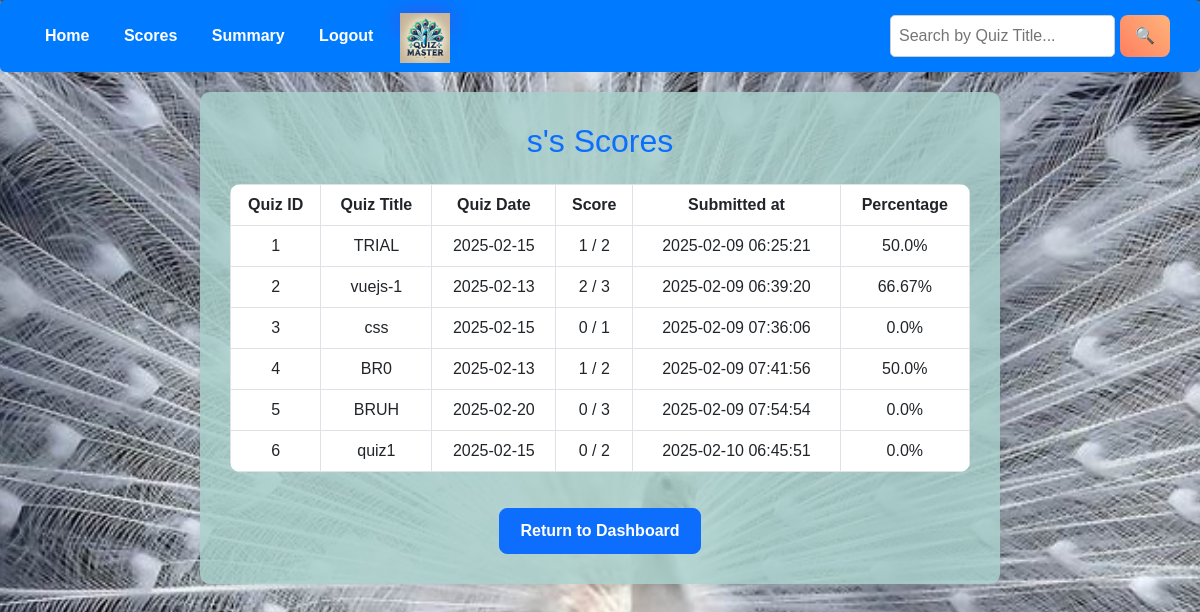
/scores (signed in), run on an earlier commit of the app's database.
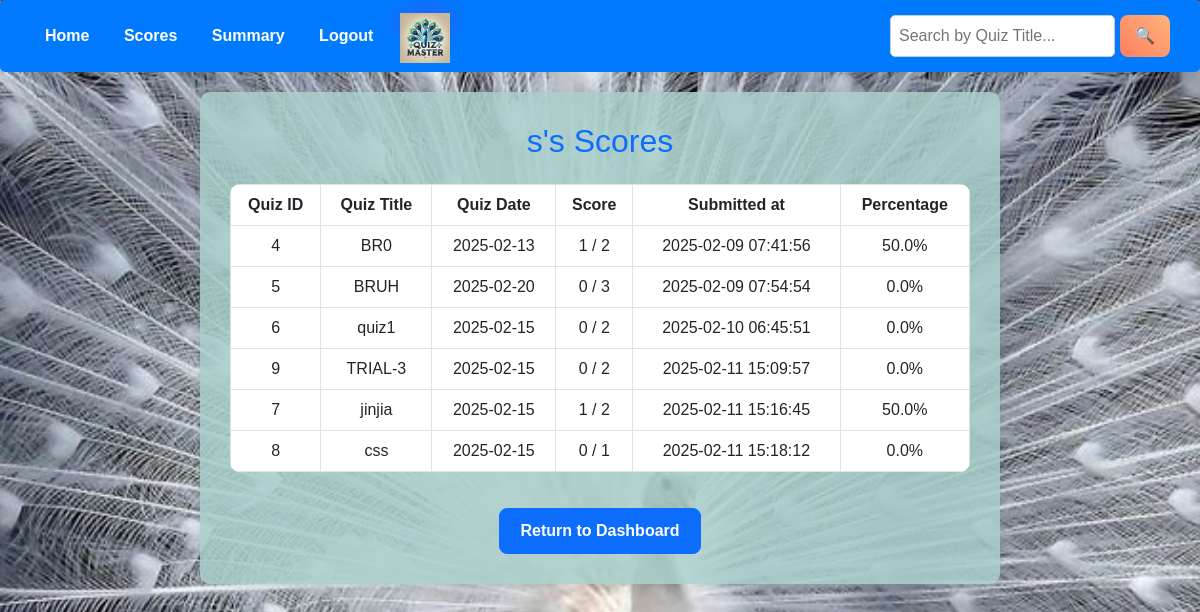
And on a later commit of the database.
### model/model.py (models this page shows)
class User(db.Model):
    __tablename__ = "users"
    id = db.Column(db.Integer, primary_key=True)
    username = db.Column(db.String(50), nullable=False, unique = True)
    email = db.Column(db.String(50), nullable=False, unique = True)
    password = db.Column(db.String(50), nullable=False)
    roles = db.Column(db.String(10), nullable=False, default="Student")  # 'admin' or 'student'
    scores = db.relationship("Score", back_populates="user")

class Score(db.Model):
    __tablename__ = "scores"
    id = db.Column(db.Integer, primary_key=True)
    user_id = db.Column(db.Integer, db.ForeignKey("users.id"), nullable=False)
    quiz_id = db.Column(db.Integer, db.ForeignKey("quizzes.id"), nullable=False)
    score = db.Column(db.Integer, nullable=False)
    max_score = db.Column(db.Integer, nullable=False)
    percent = db.Column(db.Float, nullable=False)
    submitted_at = db.Column(db.DateTime, default=datetime)  # New timestamp field
    user = db.relationship("User", back_populates="scores")
    quiz = db.relationship("Quiz")

class Quiz(db.Model):
    __tablename__ = "quizzes"
    id = db.Column(db.Integer, primary_key=True)
    title = db.Column(db.String(100), nullable=False)
    chapter_id = db.Column(db.Integer, db.ForeignKey("chapters.id"), nullable=False)
    date = db.Column(db.Date, nullable=False)
    time = db.Column(db.Time, nullable=False)
    duration = db.Column(db.Integer, nullable=False)
    rules = db.Column(db.String(500), nullable=True)
    chapter = db.relationship("Chapter", back_populates="quizzes")
    questions = db.relationship("Question", back_populates="quiz", cascade="all, delete-orphan")
    scores = db.relationship("Score", back_populates="quiz", cascade="all, delete-orphan")
    user_responses = db.relationship("UserResponse", cascade="all, delete-orphan")

### controllers/controllers.py (the view)
@controllers.route("/scores")
def scores():
    user_id = session.get("user_id")
    user = User.query.get(session['user_id']) #as the user_id changes only when logged out
    search_query = request.args.get("search_quiz", "").strip()  # Get the search term
    print(search_query)
    q = (
        db.session.query(Quiz.id.label("quiz_id"), Quiz.title.label("quiz_title"),Quiz.date.label("quiz_date"), Score.score, Score.max_score, Score.percent, Score.submitted_at)
        .join(Score, Score.quiz_id == Quiz.id)
        .filter(Score.user_id == user_id)
    ) #Limitation : If the quiz is deleted by admin the user can't view their scores
    if search_query:
        q = q.filter(Quiz.title.ilike(f"%{search_query}%"))  # Case-insensitive search
    user_scores = q
    print (user_scores)
    return render_template("scores.html", user_scores=user_scores, user = user , search_query=search_query)

### templates/scores.html (shortened to what this page needs)
<!DOCTYPE html>
<html lang="en">
<head>
    <link href="https://cdn.jsdelivr.net/npm/bootstrap@5.3.0/dist/css/bootstrap.min.css" rel="stylesheet">
</head>
<body>
    <div class="nav-bar">
        <div>
            <a href="{{ url_for('controllers.user_dashboard') }}">Home</a>
            <a href="{{ url_for('controllers.scores') }}">Scores</a>
            <a href="{{ url_for('controllers.user_summary') }}">Summary</a>
            <a href="{{ url_for('controllers.logout_user') }}">Logout</a>
        </div>
        <header class="logo">
            <img src="{{ url_for('static', filename='images/logo.png') }}" alt="Quiz Master Logo" width="50">
        </header>
        <div class="search-container">
            <form method="GET" action="{{ url_for('controllers.scores') }}" style="display: flex; gap: 5px;">
                <input type="text" name="search_quiz" value="{{ search_query }}" placeholder="Search by Quiz Title...">
                <button type="submit">🔍</button>
            </form>
        </div>
    </div>
    <div class="score-container">
        <h2 class="mb-4 text-primary">{{ user.username }}'s Scores</h2>
        <table class="table table-hover table-bordered">
            <thead>
                <tr>
                    <th>Quiz ID</th>
                    <th>Quiz Title</th>
                    <th>Quiz Date</th>
                    <th>Score</th>
                    <th>Submitted at</th>
                    <th>Percentage</th>
                </tr>
            </thead>
            <tbody>
                {% for score in user_scores %}
                <tr>
                    <td>{{ score.quiz_id }}</td>
                    <td>{{ score.quiz_title }}</td>
                    <td>{{ score.quiz_date }}</td>
                    <td>{{ score.score }} / {{ score.max_score }}</td>
                    <td>{{ score.submitted_at.strftime('%Y-%m-%d %H:%M:%S') if score.submitted_at else 'N/A' }}</td>
                    <td>{{ score.percent|round(2) }}%</td>
                </tr>
                {% endfor %}
            </tbody>
        </table>
        <a href="{{ url_for('controllers.user_dashboard') }}" class="btn btn-primary btn-home">Return to Dashboard</a>
    </div>
</body>
</html>

What changed in the data, as far as the page shows it:
removed Score: quiz_id "1", quiz_title "TRIAL", quiz_date "2025-02-15", score "1", max_score "2", submitted_at "2025-02-09 06:25:21", percent "50.0"
removed Score: quiz_id "2", quiz_title "vuejs-1", quiz_date "2025-02-13", score "2", max_score "3", submitted_at "2025-02-09 06:39:20", percent "66.67"
removed Score: quiz_id "3", quiz_title "css", quiz_date "2025-02-15", score "0", max_score "1", submitted_at "2025-02-09 07:36:06", percent "0.0"
added Score: quiz_id "9", quiz_title "TRIAL-3", quiz_date "2025-02-15", score "0", max_score "2", submitted_at "2025-02-11 15:09:57", percent "0.0"
added Score: quiz_id "7", quiz_title "jinjia", quiz_date "2025-02-15", score "1", max_score "2", submitted_at "2025-02-11 15:16:45", percent "50.0"
added Score: quiz_id "8", quiz_title "css", quiz_date "2025-02-15", score "0", max_score "1", submitted_at "2025-02-11 15:18:12", percent "0.0"
